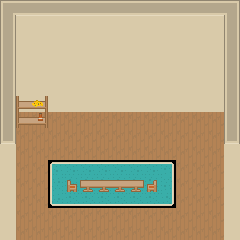

A level layout from a 2D game, rendered from its tile map. Below: a short description, then the map file with its tile-grid data intact:
An orthogonal 15x15 tile map with 16x16 px tiles, 2 tile layers (Camada de Tiles 1, Camada de Tiles 2) and 9 objects.

<map version="1.0" orientation="orthogonal" renderorder="left-down" width="15" height="15" tilewidth="16" tileheight="16" nextobjectid="1">
 <properties>
  <property name="unity:scale" value="0.0625" />
 </properties>
 <tileset firstgid="1" name="roguelikeSheet_transparent" tilewidth="16" tileheight="16" spacing="1" tilecount="1767" columns="57">
  <image source="../Art/roguelikeSheet_transparent.png" width="968" height="526" />
  <tile id="192">
   <objectgroup draworder="index">
    <object id="1" x="-0.0909091" y="-0.0909091" width="16" height="16" />
   </objectgroup>
  </tile>
  <tile id="193">
   <objectgroup draworder="index">
    <object id="1" x="-0.0909091" y="0.181818" width="16" height="15.8182" />
   </objectgroup>
  </tile>
  <tile id="295">
   <objectgroup draworder="index">
    <object id="1" x="-0.0909091" y="0" width="16.1818" height="16.0909" />
   </objectgroup>
  </tile>
  <tile id="297">
   <objectgroup draworder="index">
    <object id="1" x="0.0909091" y="-0.0909091" width="15.9091" height="16" />
   </objectgroup>
  </tile>
  <tile id="355">
   <objectgroup draworder="index">
    <object id="1" x="-0.0909091" y="0" width="15.9091" height="16" />
   </objectgroup>
  </tile>
  <tile id="361">
   <objectgroup draworder="index">
    <object id="1" x="0.0909091" y="0.0909091" width="16" height="16" />
   </objectgroup>
  </tile>
  <tile id="362">
   <objectgroup draworder="index">
    <object id="1" x="-0.181818" y="0" width="16.1818" height="15.9091" />
   </objectgroup>
  </tile>
  <tile id="363">
   <objectgroup draworder="index">
    <object id="1" x="0" y="0" width="15.9091" height="15.9091" />
   </objectgroup>
  </tile>
  <tile id="409">
   <objectgroup draworder="index" />
  </tile>
  <tile id="410">
   <objectgroup draworder="index" />
  </tile>
  <tile id="411">
   <objectgroup draworder="index" />
  </tile>
  <tile id="466">
   <objectgroup draworder="index" />
  </tile>
  <tile id="467">
   <objectgroup draworder="index">
    <object id="4" x="-0.818182" y="14.6364" width="0.0909091" />
   </objectgroup>
  </tile>
  <tile id="468">
   <objectgroup draworder="index" />
  </tile>
  <tile id="523">
   <objectgroup draworder="index" />
  </tile>
  <tile id="524">
   <objectgroup draworder="index" />
  </tile>
  <tile id="525">
   <objectgroup draworder="index" />
  </tile>
 </tileset>
 <layer name="Camada de Tiles 1" width="15" height="15">
  <data encoding="csv">
701,699,699,699,699,699,699,699,699,699,699,699,699,699,702,
757,874,874,874,874,874,874,874,874,874,874,874,874,874,757,
757,874,874,874,874,874,874,874,874,874,874,874,874,874,757,
757,874,874,874,874,874,874,874,874,874,874,874,874,874,757,
757,874,874,874,874,874,874,874,874,874,874,874,874,874,757,
757,874,874,874,874,874,874,874,874,874,874,874,874,874,757,
757,874,874,874,874,874,874,874,874,874,874,874,874,874,757,
757,180,180,180,180,180,180,180,180,180,180,180,180,180,757,
812,180,180,180,180,180,180,180,180,180,180,180,180,180,812,
874,180,180,180,180,180,180,180,180,180,180,180,180,180,874,
874,180,180,410,411,411,411,411,411,411,412,180,180,180,874,
874,180,180,467,468,468,468,468,468,468,469,180,180,180,874,
874,180,180,524,525,525,525,525,525,525,526,180,180,180,874,
874,180,180,180,180,180,180,180,180,180,180,180,180,180,874,
874,180,180,180,180,180,180,180,180,180,180,180,180,180,874
</data>
 </layer>
 <layer name="Camada de Tiles 2" width="15" height="15">
  <data encoding="csv">
0,0,0,0,0,0,0,0,0,0,0,0,0,0,0,
0,0,0,0,0,0,0,0,0,0,0,0,0,0,0,
0,0,0,0,0,0,0,0,0,0,0,0,0,0,0,
0,0,0,0,0,0,0,0,0,0,0,0,0,0,0,
0,0,0,0,0,0,0,0,0,0,0,0,0,0,0,
0,0,0,0,0,0,0,0,0,0,0,0,0,0,0,
0,296,356,874,0,0,0,0,0,0,0,0,0,0,0,
0,296,355,0,0,0,0,0,0,0,0,0,0,0,0,
0,0,0,0,0,0,0,0,0,0,0,0,0,0,0,
874,0,0,0,0,0,0,0,0,0,0,0,0,0,874,
874,0,0,0,0,0,0,0,0,0,0,0,0,0,874,
874,0,0,0,193,362,364,364,363,194,0,0,0,0,874,
874,0,0,0,0,0,0,0,0,0,0,0,0,0,874,
874,180,0,0,0,0,0,0,0,0,0,0,0,0,874,
874,180,0,0,0,0,0,0,0,0,0,0,0,0,874
</data>
 </layer>
</map>
